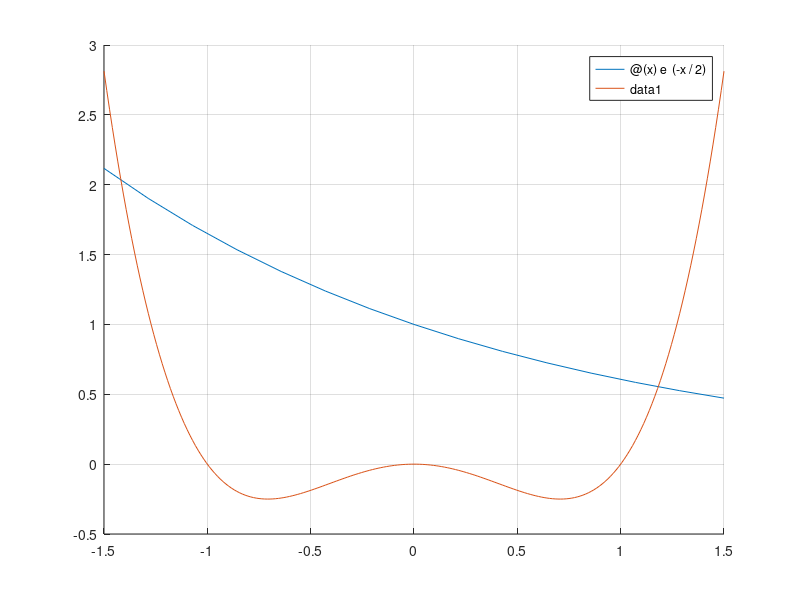

The MATLAB source for this figure:
% ©2021 HP.
clc;
clear;
clf;

hold on

%fplot(@(x) e^(-x/2), [-1.5 1.5]);
%fplot(@(x) x^4 - x^2, [-1.5 1.5]);

fplot(@(x) e^(-x/2), [-1.5 1.5]);
fplot(@(x) x^4 - x^2, [-1.5 1.5]);
grid on
hold off
